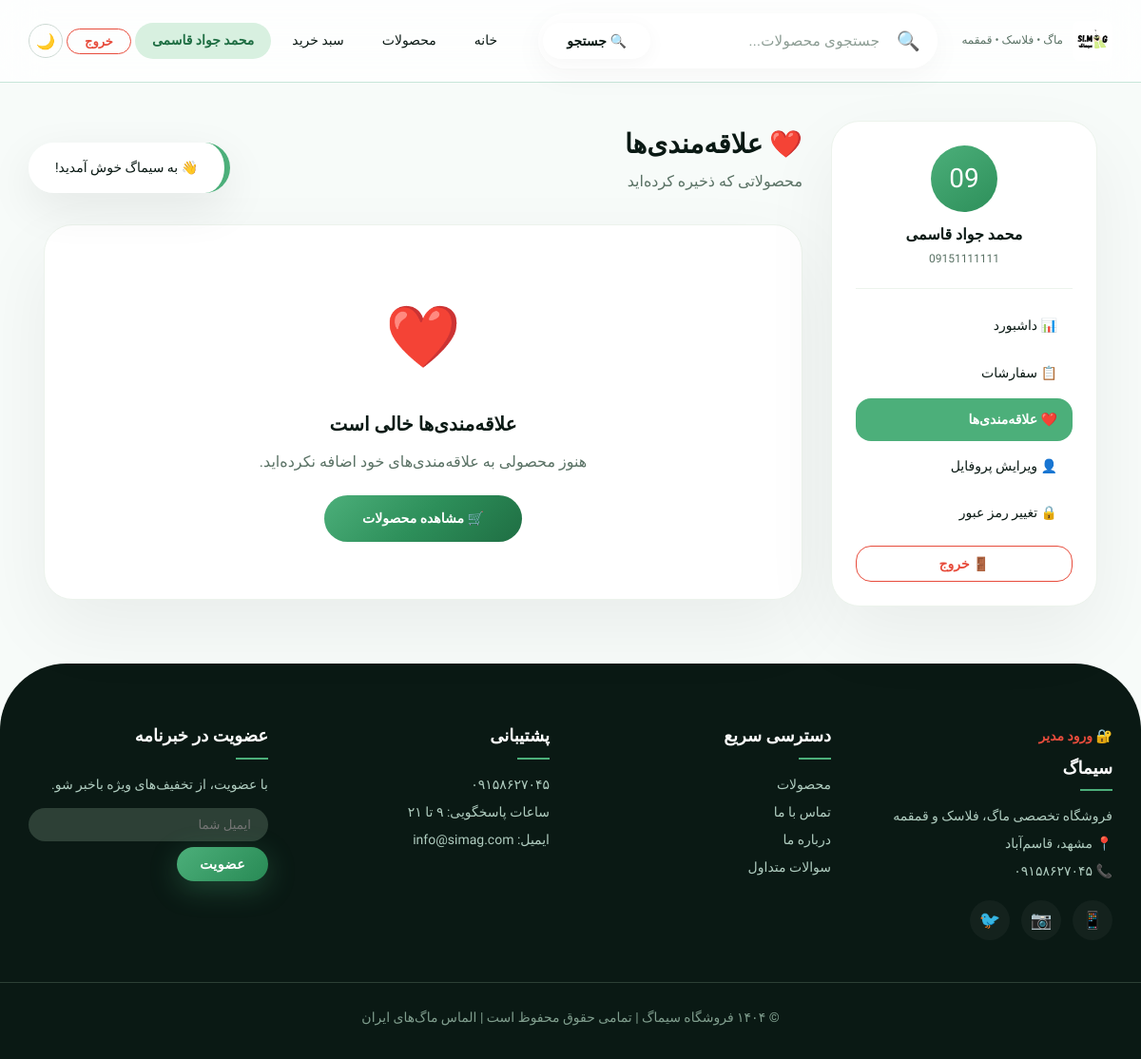
Page /accounts/wishlist/ (signed in) on the committed database.
### accounts/models.py (models this page shows, shortened)
class User(AbstractUser):
    username = None
    phone = models.CharField(max_length=11, unique=True)
    is_verified = models.BooleanField(default=False)
    full_name = models.CharField(max_length=100, blank=True, null=True)
    email = models.EmailField(blank=True, null=True)
    address = models.TextField(blank=True, null=True)
    postal_code = models.CharField(max_length=10, blank=True, null=True)
    USERNAME_FIELD = 'phone'
    REQUIRED_FIELDS = ['email']
    objects = UserManager()

### accounts/views.py (the view)
# urls.py: path('wishlist/', views.user_wishlist, name='wishlist'),
@login_required
def user_wishlist(request):
    wishlist, created = Wishlist.objects.get_or_create(user=request.user)
    return render(request, 'accounts/wishlist.html', {'wishlist': wishlist})

### accounts/templates/accounts/wishlist.html (shortened to what this page needs)
{% extends 'base.html' %}
{% load static %}
{% block content %}
<div class="wishlist-container">
    <div class="wishlist-grid">
        <div class="sidebar">
            <div class="sidebar-user">
                <div class="sidebar-avatar">{{ user.phone|slice:":2" }}</div>
                <div class="sidebar-name">{{ user.full_name|default:user.phone }}</div>
                <div class="sidebar-phone">{{ user.phone }}</div>
            </div>
            <div class="sidebar-menu">
                <a href="{% url 'accounts:dashboard' %}">📊 داشبورد</a>
                <a href="{% url 'accounts:orders' %}">📋 سفارشات</a>
                <a href="{% url 'accounts:wishlist' %}" class="active">❤️ علاقه‌مندی‌ها</a>
                <a href="{% url 'accounts:edit_profile' %}">👤 ویرایش پروفایل</a>
                <a href="{% url 'accounts:change_password' %}">🔒 تغییر رمز عبور</a>
                <form method="post" action="{% url 'accounts:logout' %}">
                    <button type="submit" class="sidebar-logout">🚪 خروج</button>
                </form>
            </div>
        </div>
        <div>
            <div class="page-header">
                <div>
                    <div class="page-title">❤️ علاقه‌مندی‌ها</div>
                    <div class="page-sub">محصولاتی که ذخیره کرده‌اید</div>
                </div>
            </div>
            {% if wishlist.products.all %}
            <div class="wishlist-grid-products">
                {% for product in wishlist.products.all %}
                <div class="wishlist-card">
                    <a href="{% url 'products:product_detail' product.slug %}" style="text-decoration:none;">
                        <span class="wishlist-icon">☕</span>
                        <div class="wishlist-name">{{ product.name|truncatechars:20 }}</div>
                        <div class="wishlist-price">{{ product.price|floatformat:0 }} تومان</div>
                    </a>
                    <div class="wishlist-actions">
                        <a href="{% url 'accounts:remove_from_wishlist' product.id %}" class="btn-remove" onclick="return confirm('آیا از حذف این محصول از علاقه‌مندی‌ها مطمئن هستید؟')">
                            ✕ حذف
                        </a>
                        <a href="{% url 'cart:add_to_cart' product.id %}" class="btn-buy">
                            🛒 خرید
                        </a>
                    </div>
                </div>
                {% endfor %}
            </div>
            {% else %}
            <div class="empty-state">
                <div class="empty-icon">❤️</div>
                <div class="empty-title">علاقه‌مندی‌ها خالی است</div>
                <div class="empty-desc">هنوز محصولی به علاقه‌مندی‌های خود اضافه نکرده‌اید.</div>
                <a href="{% url 'products:product_list' %}" class="btn-primary-custom">🛒 مشاهده محصولات</a>
            </div>
            {% endif %}
        </div>
    </div>
</div>
{% endblock %}

### templates/base.html (shortened to what this page needs)
<!DOCTYPE html>
{% load static %}
<html lang="fa" dir="rtl">
<head>
</head>
<body>
    <header class="header" id="mainHeader">
        <div class="container header-inner">
            <a href="{% url 'products:home' %}" class="logo">
                <img src="{% static 'images/logo.png' %}" alt="سیماگ" onerror="this.style.display='none'; this.nextElementSibling.style.display='flex'">
                <small>ماگ • فلاسک • قمقمه</small>
            </a>
            <div class="search-wrapper">
                <div class="search-container" id="searchContainer">
                    <span class="search-icon">🔍</span>
                    <input type="text" class="search-input" id="searchInput" placeholder="جستجوی محصولات..." autocomplete="off" onfocus="showSuggestions()" onblur="hideSuggestions()" oninput="handleSearchInput()" />
                    <button class="search-btn" onclick="performSearch()">🔍 جستجو</button>
                </div>
            </div>
            <div class="nav" id="mainNav">
                <a href="{% url 'products:home' %}">خانه</a>
                <a href="{% url 'products:product_list' %}">محصولات</a>
                <a href="{% url 'cart:cart_detail' %}">سبد خرید</a>
                {% if user.is_authenticated %}
                <a href="{% url 'accounts:profile' %}" style="font-weight:600;color:#1f6e43;background:#d8f0e0;padding:6px 18px;border-radius:30px;">
                    {{ user.full_name|default:user.phone }}
                </a>
                <form method="post" action="{% url 'accounts:logout' %}" style="display:inline;">
                    <button type="submit" style="background:transparent;border:1.5px solid #e74c3c;color:#e74c3c;padding:5px 18px;border-radius:30px;font-weight:600;font-size:13px;cursor:pointer;font-family:inherit;">خروج</button>
                </form>
                {% endif %}
                <button class="dark-toggle" onclick="toggleDarkMode()">🌙</button>
            </div>
        </div>
    </header>
    <main class="container">
        {% block content %}
        {% endblock %}
    </main>
    <div class="toast-container" id="toastContainer"></div>
    <footer class="footer">
        <div class="container footer-inner">
            <div class="footer-col">
                <a href="{% url 'accounts:admin_login' %}" style="color:#e74c3c;font-weight:600;">🔐 ورود مدیر</a>
                <h4>سیماگ</h4>
                <p>فروشگاه تخصصی ماگ، فلاسک و قمقمه</p>
                <p>📍 مشهد، قاسم‌آباد</p>
                <p>📞 ۰۹۱۵۸۶۲۷۰۴۵</p>
                <div class="footer-social">
                    <a href="#">📱</a>
                    <a href="#">📷</a>
                    <a href="#">🐦</a>
                </div>
            </div>
            <div class="footer-col">
                <h4>دسترسی سریع</h4>
                <a href="{% url 'products:product_list' %}">محصولات</a>
                <a href="{% url 'products:contact' %}">تماس با ما</a>
                <a href="#">درباره ما</a>
                <a href="#">سوالات متداول</a>
            </div>
            <div class="footer-col">
                <h4>پشتیبانی</h4>
                <a href="#">۰۹۱۵۸۶۲۷۰۴۵</a>
                <a href="#">ساعات پاسخگویی: ۹ تا ۲۱</a>
                <a href="#">ایمیل: info@simag.com</a>
            </div>
            <div class="footer-col">
                <h4>عضویت در خبرنامه</h4>
                <p>با عضویت، از تخفیف‌های ویژه باخبر شو.</p>
                <div style="display:flex;gap:6px;margin-top:12px;flex-wrap:wrap;">
                    <input type="email" placeholder="ایمیل شما" style="flex:1;padding:10px 18px;border-radius:40px;border:none;font-family:inherit;background:#2d4036;color:#fff;min-width:160px;outline:none;">
                    <button class="btn-primary" style="padding:10px 24px;font-size:14px;">عضویت</button>
                </div>
            </div>
        </div>
        <div class="container footer-bottom">
            © ۱۴۰۴ فروشگاه سیماگ | تمامی حقوق محفوظ است | الماس ماگ‌های ایران
        </div>
    </footer>
</body>
</html>

### accounts/templates/accounts/wishlist.html (style rules this page uses)
.wishlist-container { max-width: 1350px; margin: 40px auto; padding: 0 16px; }
.wishlist-grid { display: grid; grid-template-columns: 280px 1fr; gap: 30px; }
.sidebar { background: var(--white); border-radius: 30px; padding: 25px; border: 1px solid #ecf3ec; box-shadow: var(--shadow); height: fit-content; position: sticky; top: 100px; }
.sidebar-user { text-align: center; padding-bottom: 20px; border-bottom: 1px solid #ecf3ec; }
.sidebar-avatar { width: 70px; height: 70px; border-radius: 50%; background: linear-gradient(145deg, #4caf7a, #2d8f5a); display: flex; align-items: center; justify-content: center; font-size: 28px; color: #fff; margin: 0 auto 10px; }
.sidebar-name { font-weight: 700; color: var(--dark); font-size: 16px; }
.sidebar-phone { font-size: 12px; color: var(--gray); }
.sidebar-menu { margin-top: 16px; display: flex; flex-direction: column; gap: 4px; }
.sidebar-menu a { padding: 10px 16px; border-radius: 16px; color: var(--dark); text-decoration: none; font-weight: 500; font-size: 14px; transition: all 0.3s ease; }
.sidebar-menu a.active { background: var(--primary); color: #fff; font-weight: 600; }
.sidebar-logout { margin-top: 8px; width: 100%; padding: 10px 16px; border-radius: 16px; border: 1.5px solid #e74c3c; background: transparent; color: #e74c3c; font-weight: 600; font-size: 14px; cursor: pointer; transition: all 0.3s ease; font-family: inherit; }
.page-header { display: flex; align-items: center; justify-content: space-between; margin-bottom: 30px; flex-wrap: wrap; gap: 12px; }
.page-title { font-size: 28px; font-weight: 900; color: var(--dark); }
.page-sub { color: var(--gray); }
.empty-state { text-align: center; padding: 60px 20px; background: var(--white); border-radius: 30px; border: 1px solid #ecf3ec; box-shadow: var(--shadow); }
.empty-icon { font-size: 64px; margin-bottom: 16px; }
.empty-title { font-size: 20px; font-weight: 700; color: var(--dark); }
.empty-desc { color: var(--gray); margin-top: 8px; }
.btn-primary-custom { display: inline-block; margin-top: 20px; padding: 12px 40px; border-radius: 60px; border: none; background: linear-gradient(135deg, #4caf7a 0%, #2d8f5a 50%, #1f6e43 100%); color: #fff; font-weight: 700; font-size: 14px; text-decoration: none; transition: all 0.3s ease; }

### rows in the picture
User: full_name "محمد جواد قاسمی", phone "09", phone "09151111111"
